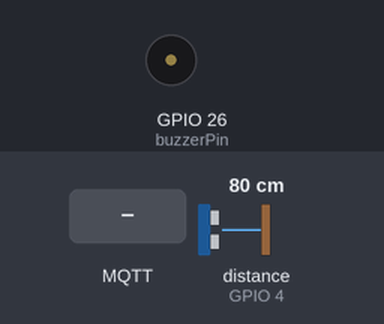
Recording of a sketch running on a simulated ESP32. Parts: buzzer (waves = sounding, pin HIGH). Wiring (inferred from the names in the program): ultrasonic range finder: trigger GPIO 2; echo GPIO 4. Inputs (shaded band) come from the test bench; at power-on: distance to the obstacle (sensor on GPIO 4) 80 cm. The echo pulse lasts 58.3 µs per cm; WiFi joins after 1.5 s; servers stay silent unless stated; no MQTT or app messages arrive unless stated; pins used as bus, display or sensor lines are not drawn; what the sketch prints to the serial monitor is not drawn.

Above: at 3.2 s.
3.3 s: MQTT message "1" arrives on the first subscribed topic
At 4.3 s:
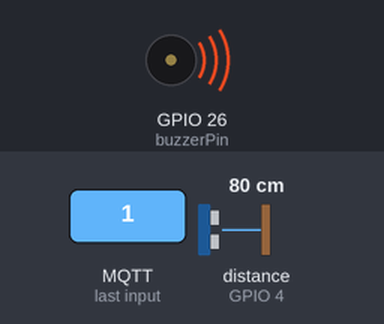
5.5 s: MQTT message "0" arrives on the first subscribed topic
At 7.5 s:
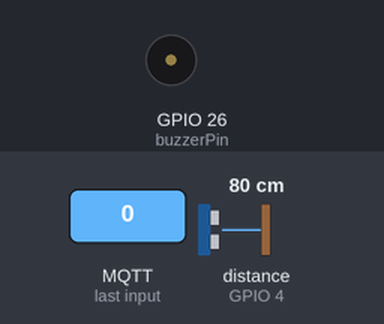
Timing chart, 0 to 9.0 s (numbered marks = the images above; inputs shaded):
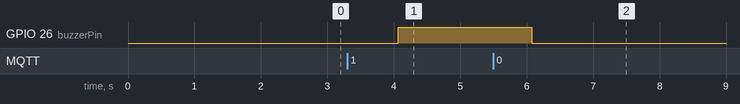

The sketch:

sketch_jun6c.ino
```cpp
#include <WiFi.h>
#include <MQTT.h>

const char ssid[] = "moto g54 5G_3480";
const char pass[] = "9500697232";
const char mqttUsername[] = "new-iot"; // Change to your MQTT username
const char mqttPassword[] = "dn3WXRPJD77svMgG"; // Change to your MQTT password

WiFiClient net;
MQTTClient client;

const int buzzerPin = 26; // Change to your actual buzzer pin number
const int trigPin = 2;   // Ultrasonic sensor trigger pin
const int echoPin = 4;   // Ultrasonic sensor echo pin

unsigned long lastMillis = 0;

void connectWiFi() {
  Serial.print("Connecting to WiFi...");
  while (WiFi.status() != WL_CONNECTED) {
    Serial.print(".");
    delay(1000);
  }
  Serial.println(" Connected to WiFi!");
}

void connectMQTT() {
  Serial.print("Connecting to MQTT...");
  while (!client.connect("arduino", mqttUsername, mqttPassword)) {
    Serial.print(".");
    delay(1000);
  }
  Serial.println(" Connected to MQTT!");

  client.subscribe("/buzzer/control");
}

void messageReceived(String &topic, String &payload) {
  Serial.println("Incoming: " + topic + " - " + payload);
  if (topic == "/buzzer/control") {
    if (payload == "1") {
      digitalWrite(buzzerPin, HIGH); // Turn on buzzer
      client.publish("/buzzer/status", "ON"); // Publish buzzer status as 1 (ON)
    } else if (payload == "0") {
      digitalWrite(buzzerPin, LOW); // Turn off buzzer
      client.publish("/buzzer/status", "OFF"); // Publish buzzer status as 0 (OFF)
    }
  }
}

float measureDistance() {
  digitalWrite(trigPin, LOW);
  delayMicroseconds(2);
  digitalWrite(trigPin, HIGH);
  delayMicroseconds(10);
  digitalWrite(trigPin, LOW);
  unsigned long duration = pulseIn(echoPin, HIGH);
  float distance = (duration * 0.0343) / 2; // Speed of sound is 343m/s, divide by 2 for one-way distance
  return distance;
}

void setup() {
  Serial.begin(115200);
  WiFi.begin(ssid, pass);

  pinMode(buzzerPin, OUTPUT); // Set buzzer pin as output
  pinMode(trigPin, OUTPUT);   // Set ultrasonic sensor trigger pin as output
  pinMode(echoPin, INPUT);    // Set ultrasonic sensor echo pin as input

  connectWiFi();

  client.begin("new-iot.cloud.shiftr.io", net);
  client.onMessage(messageReceived);

  connectMQTT();
}

void loop() {
  client.loop();

  if (WiFi.status() != WL_CONNECTED) {
    connectWiFi();
  }

  if (!client.connected()) {
    connectMQTT();
  }

  // Measure distance and publish
  float distance = measureDistance();
  Serial.print("Distance: ");
  Serial.print(distance);
  Serial.println(" cm");
  client.publish("/ultrasonic", String(distance));

  // Wait for a moment before taking next measurement
  delay(1000);
}
```

Measured:
- after the input at 3.3 s, GPIO 26 (buzzerPin): LOW → HIGH after 0.77 s
- after the input at 5.5 s, GPIO 26 (buzzerPin): HIGH → LOW after 0.58 s
